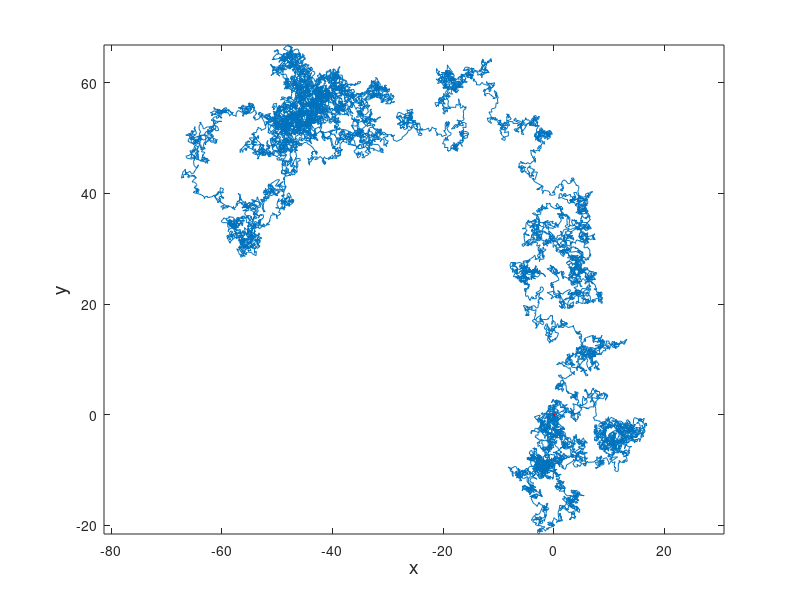
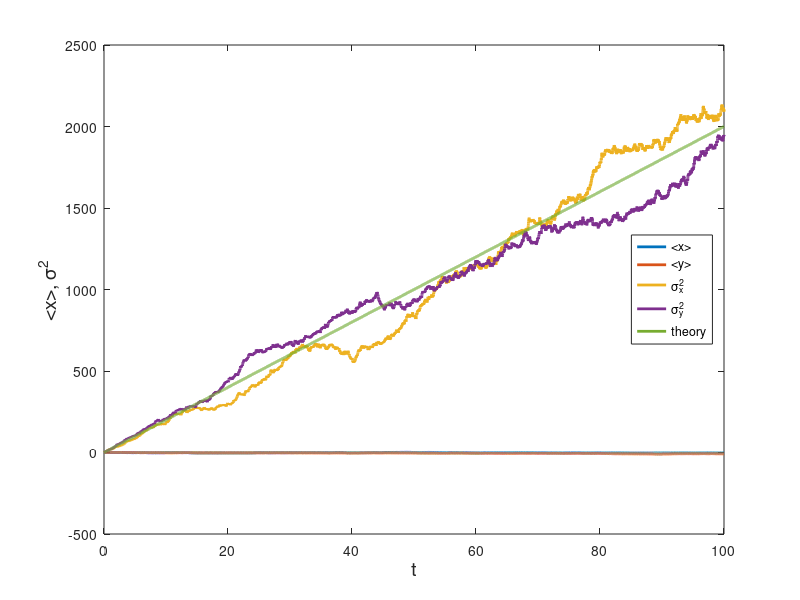

Source code (MATLAB) for these figures, in order:
%**************************************************************************
%*     Exercise 18.2                                                      *
%*     filename: ch18pr02.m                                               *
%*     program listing number: 18.2                                       *
%*                                                                        *
%*     This program simulates the two-dimensional free continuous-time    *
%*     random walk (Wiener process) using the Heun method.                *
%*                                                                        *
%*     Programed by Ryoichi Kawai for Computational Physics Course.       *
%*     Last modification:  03/25/2017.                                    *
%**************************************************************************
close all
clc

% system parameters
gamma=0.1;  % frictional constant
T=1.0;      % temperature  
D=T/gamma;  % strength of noise

% control parameter
tau=100; % total time
dt=0.005; % time step
ds=sqrt(2.*D*dt); % Wiener step size
N=ceil(tau/dt); % number of steps
t=linspace(0.0,double(N*dt),N+1);
M=100; % number of samples

% reset the counters
sumx1=zeros(N+1,1);
sumx2=zeros(N+1,1);
sumy1=zeros(N+1,1);
sumy2=zeros(N+1,1);
x=zeros(N+1,1);
y=zeros(N+1,1);

% sampling loop begins
for j=1:M
    
    x(1)=0; % initial position
    y(1)=0;
    
    % Normally ditributed random numbers by the Box-Muller method
    g=randn(N,2);

    % integration of the Langevin equation
    for i=1:N
        x(i+1) = x(i)+g(i,1)*ds;
        y(i+1) = y(i)+g(i,2)*ds;
    end
    
    % record the data for statistical analysis
    sumx1 = sumx1+x;
    sumy1 = sumy1+y;
    sumx2 = sumx2+x.^2;
    sumy2 = sumy2+y.^2;
end

% plot a sample trajectory
figure(1)
plot(x,y)
hold on
plot(x(1),y(1),'.','color','Red')
axis equal;
xlabel('x','fontsize',14)
ylabel('y','fontsize',14)
hold off

% statistical analysis
figure(2);
xmean=sumx1/M;   % <x>
ymean=sumy1/M;   % <y>
sumx2=sumx2/M;   % <x^2>
sumy2=sumy2/M;   % <y^2>
xvar=sumx2-xmean.^2; % variance_x
yvar=sumy2-ymean.^2; % variance_y
theory=2*T/gamma*t;  % theoretical variance
p=plot(t,xmean,t,ymean,t,xvar,t,yvar,t,theory);
set(p,'linewidth',2)
xlabel('t','fontsize',14)
ylabel('<x>, \sigma^2','fontsize',14)
legend('<x>','<y>','\sigma_x^2','\sigma_y^2','theory')
legend('location','east')

